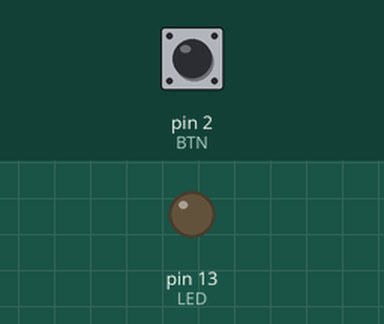
Simulated run of this sketch. Board: Arduino Uno, built with avr-gcc and run on an emulated ATmega328P. Shown: output pins drawn as LEDs (lit = HIGH). The inputs (shaded band) are chosen by the test bench; at power-on: pin 2 (BTN) HIGH.

Above: at 1.2 s.
1.3 s: pin 2 (BTN) pulled LOW for 0.15 s
At 2.4 s:
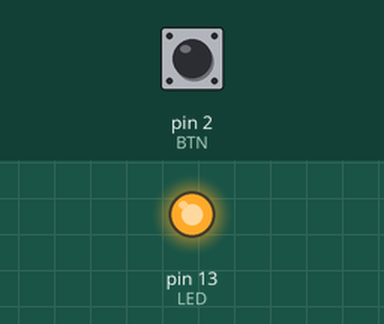
2.9 s: pin 2 (BTN) pulled LOW for 1 s
At 3.7 s:
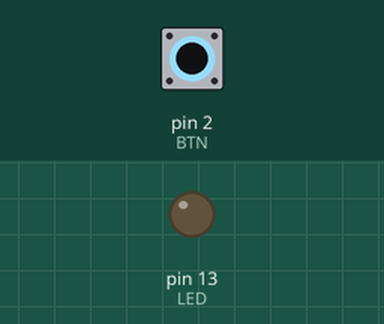
5.4 s: pin 2 (BTN) pulled LOW for 3.2 s
At 6.8 s:
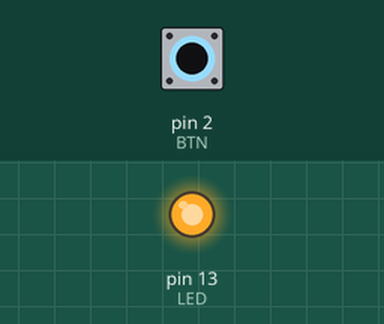
Timing chart, 0 to 8.4 s (numbered marks = the images above; inputs shaded):
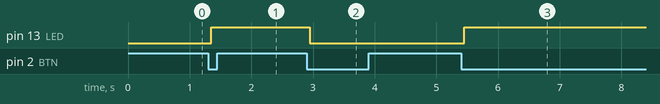

Measured:
- after the input at 1.3 s, pin 13 (LED): LOW → HIGH after 0.05 s
- after the input at 2.9 s, pin 13 (LED): HIGH → LOW after 0.05 s
- after the input at 5.4 s, pin 13 (LED): LOW → HIGH after 0.05 s

The sketch:

button_toggle.ino
```cpp
/*
  Button Toggle (State Memory)

  Σε αυτό το παράδειγμα εισάγουμε δύο πολύ σημαντικές έννοιες:
  1. **Μνήμη (State):** Το πρόγραμμα "θυμάται" αν το LED είναι αναμμένο ή σβηστό.
  2. **Ανίχνευση Ακμής (Edge Detection):** Μας ενδιαφέρει η στιγμή που το κουμπί *αλλάζει* από ελεύθερο σε πατημένο.
  3. **Αποθορυβοποίηση (Debounce):** Τα μηχανικά κουμπιά κάνουν "θόρυβο" όταν πατιούνται.
     Εδώ θα χρησιμοποιήσουμε μια απλή καθυστέρηση (delay) για να φιλτράρουμε τον θόρυβο.
*/

const int BTN = 2;
const int LED = LED_BUILTIN;

// Μεταβλητές Κατάστασης (State Variables)
int ledState = LOW;         // Κρατάει στη μνήμη την κατάσταση του LED (ON/OFF)
int lastButtonState = HIGH; // Κρατάει την προηγούμενη ανάγνωση του pin (INPUT_PULLUP: HIGH = ελεύθερο)

void setup()
{
    pinMode(BTN, INPUT_PULLUP);
    pinMode(LED, OUTPUT);
}

void loop()
{
    // 1. Διάβασε την τρέχουσα τιμή του pin
    int reading = digitalRead(BTN);

    // 2. Έλεγχος αν άλλαξε η κατάσταση σε σχέση με την προηγούμενη φορά
    if (reading != lastButtonState)
    {
        // Περίμενε λίγο για να σταματήσει ο μηχανικός θόρυβος (Debounce)
        delay(50);

        // Διάβασε ξανά για να βεβαιωθείς
        if (digitalRead(BTN) == reading)
        {
            // Η αλλαγή είναι έγκυρη, ενημέρωσε την τελευταία κατάσταση
            lastButtonState = reading;

            // Αν το κουμπί μόλις πατήθηκε (έγινε LOW)
            if (lastButtonState == LOW)
            {
                // Άλλαξε την κατάσταση του LED (Toggle)
                ledState = !ledState;
                digitalWrite(LED, ledState);
            }
        }
    }
}
```
